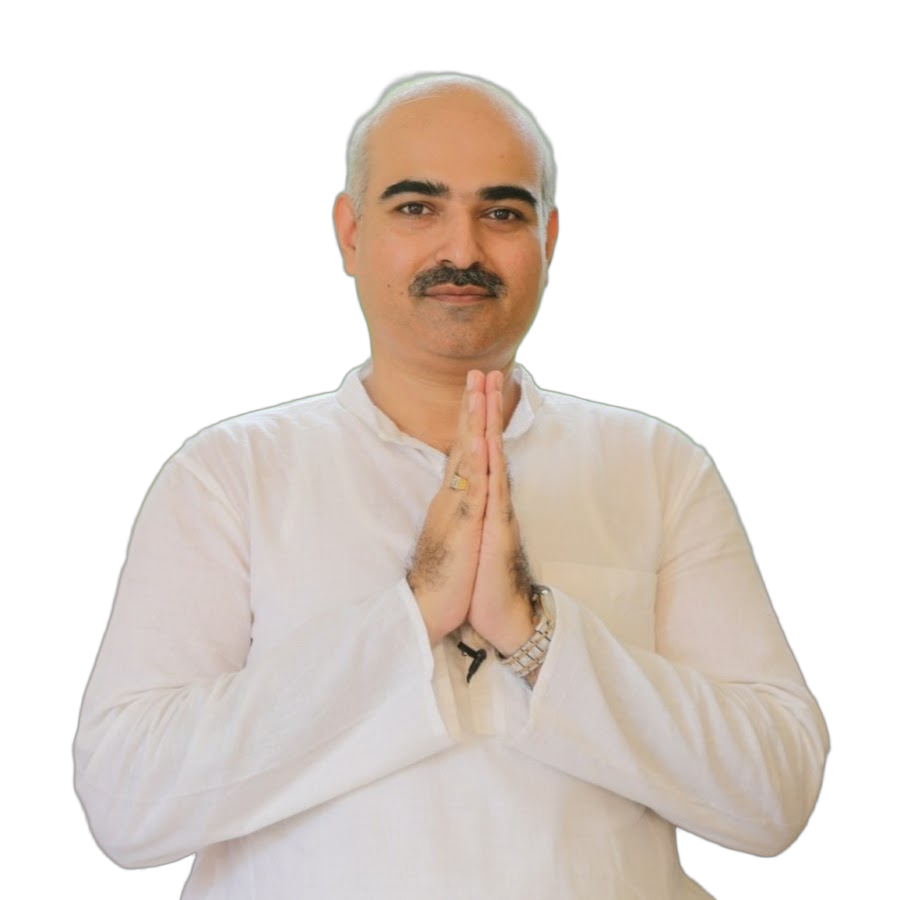
#> input picture tv/posters/src/now-launched/cut/anant.png, 900 x 900 px, given in place of keyart-1.png, which was not available
$ python prep.py ../../../tv/posters/src/now-launched/cut/anant.png
#> lines starting #> are read from the running program, lines starting #| are printed output that depends on the picture
# पत्रिका के चित्र: बड़े स्रोतों से छपाई-योग्य छोटे JPEG। चलाना: python3 prep.py <scratchpad>
import sys, os, subprocess
from PIL import Image
import qrcode
S = sys.argv[1]; B = os.path.dirname(os.path.abspath(__file__)); R = os.path.dirname(B); O = os.path.join(B, 'img')
def save(src, name, box=None, maxw=1800, q=86):
#> called with name = 'cover.jpg', maxw = 1696, q = 90
    im = Image.open(src).convert('RGB')
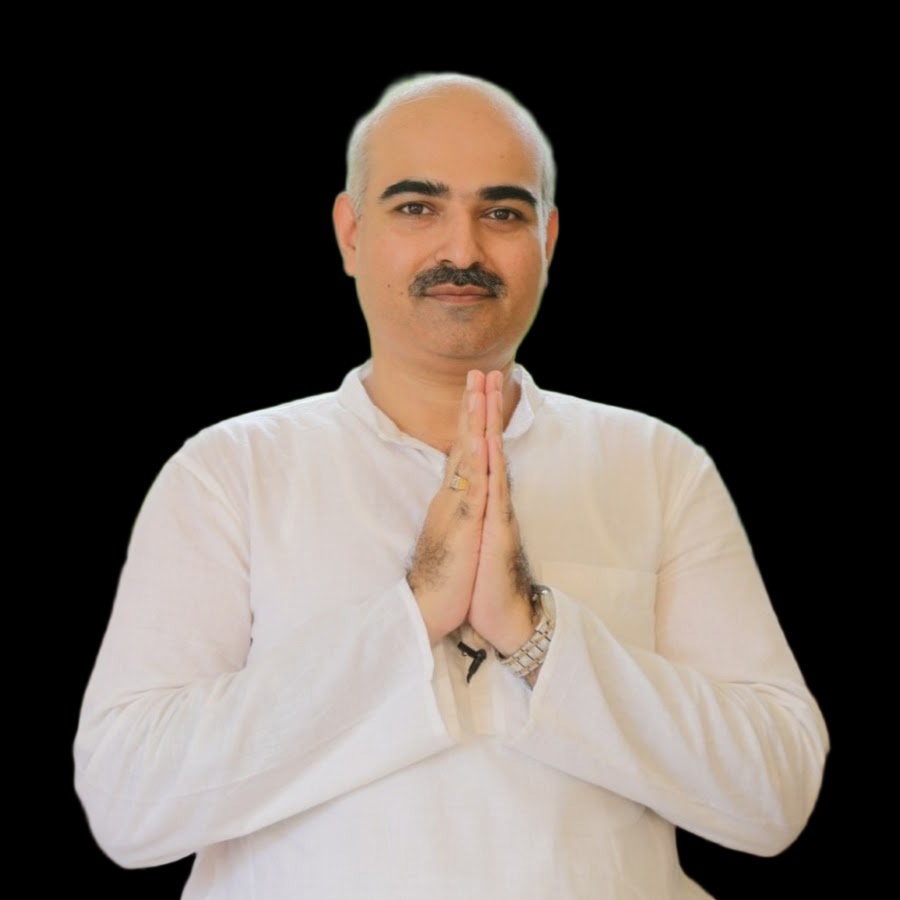
#> im: PIL image 900x900 RGB; mean R, G, B 94.8, 86.3, 80.3
    if box: im = im.crop(box)
    if im.width > maxw: im = im.resize((maxw, round(im.height * maxw / im.width)), Image.LANCZOS)
    im.save(os.path.join(O, name), quality=q, optimize=True); print(name, im.size)
#| cover.jpg (900, 900)
A = os.path.join(R, 'art-full'); T = os.path.join(R, 'pilot2', 'stills'); E = os.path.join(R, 'pilot2', 'earth')
save(f'{A}/keyart-1.png', 'cover.jpg', maxw=1696, q=90)
for i in (1, 2, 3, 5, 6): save(f'{A}/strip-{i}.png', f'strip-{i}.jpg', maxw=2200)
#> call 2 of save, with name = 'strip-1.jpg', maxw = 2200, q = 86
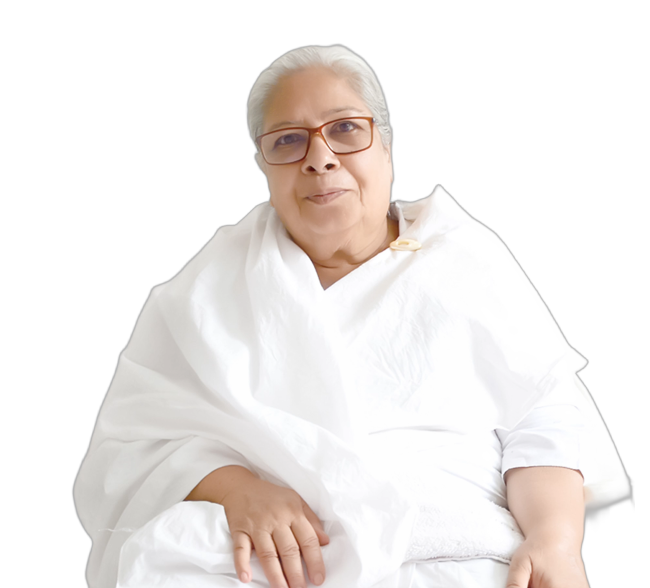
#> input picture tv/posters/src/now-launched/cut/brahma-maa.png, 1300 x 1176 px, given in place of strip-1.png, which was not available (shown at 1/2 size)
#> in save (call 2), `im = Image.open(src).convert('RGB')`:
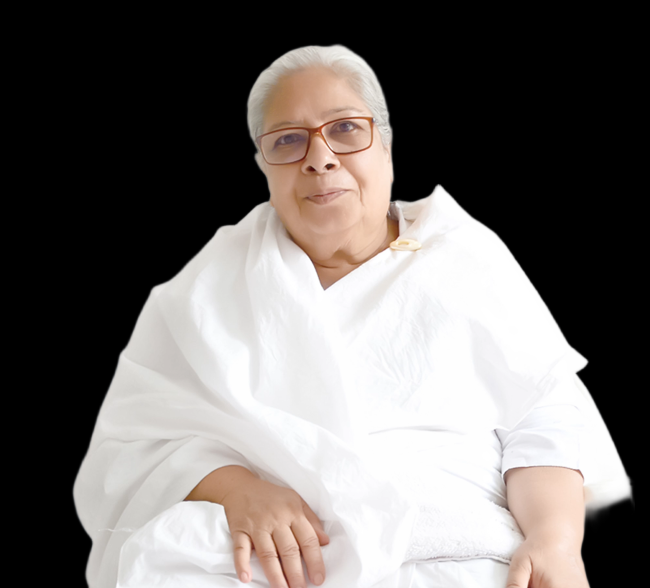
#> im: PIL image 1300x1176 RGB (shown at 1/2 size); mean R, G, B 114.5, 109.9, 107.5
#| strip-1.jpg (1300, 1176)
#> (the run stopped early here; a loop or call above may not have finished)
